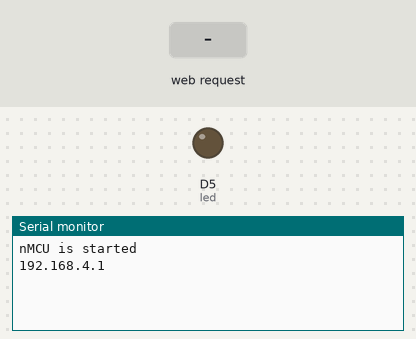
Bench run of a sketch on a simulated ESP8266 (NodeMCU). Shown: output pins drawn as LEDs (lit = HIGH), the last lines printed to the serial monitor. Inputs (shaded band) come from the test bench.

Above: at 1.2 s.
1.3 s: HTTP request GET /on received
At 2.5 s:
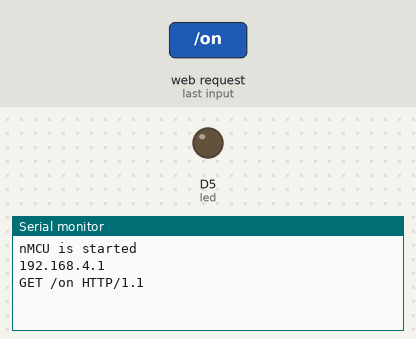
2.8 s: HTTP request GET /off received
At 3.7 s:
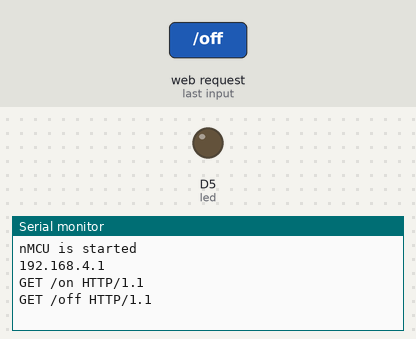

The sketch:

using_as_wifi_AP.ino
```cpp
#include<ESP8266WiFi.h>

WiFiClient user;
WiFiServer server(80);

#define led D5

void setup() {
  // put your setup code here, to run once:
  Serial.begin(9600);
  WiFi.softAP("nMCU","ghghghgh"); // to make nodemcu as AP
  Serial.println("nMCU is started");

  Serial.println(WiFi.softAPIP()); // to get ip address

  server.begin();

  pinMode(led,OUTPUT);
}

void loop() {
  // put your main code here, to run repeatedly:
  user=server.available();
    if(user ==1){
      String req=user.readStringUntil('\n'); //Gets a client that is connected to the server and has data available for reading
      Serial.println(req);
      req.trim(); // to trim garbage value

      if(req=="GET /on HTTP/1.1"){
        digitalWrite(led,true);
      }
      else(req=="GET /off HTTP/1.1");{
        digitalWrite(led,false);
      }
    }
}
```

Measured:
- after the input at 1.3 s, the serial monitor: prints a new line at once (image 1)
- after the input at 2.8 s, the serial monitor: prints a new line at once (image 2)
